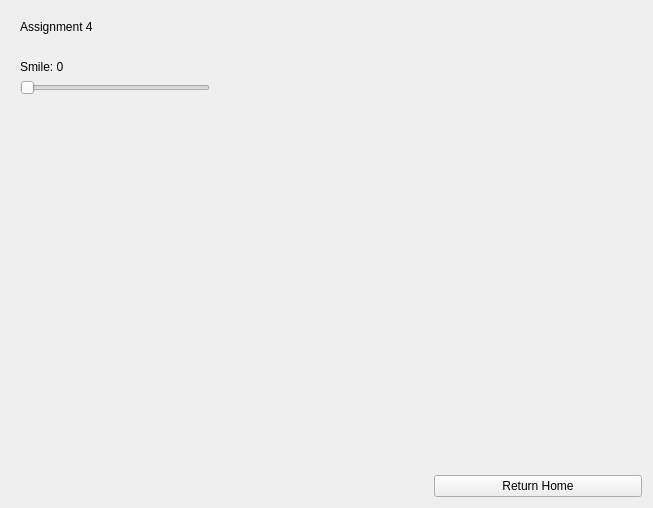
<?xml version="1.0" encoding="UTF-8"?>
<ui version="4.0">
 <class>Form</class>
 <widget class="QWidget" name="Form">
  <property name="geometry">
   <rect>
    <x>0</x>
    <y>0</y>
    <width>653</width>
    <height>508</height>
   </rect>
  </property>
  <property name="windowTitle">
   <string>Form</string>
  </property>
  <layout class="QGridLayout" name="gridLayout">
   <item row="1" column="2">
    <spacer name="horizontalSpacer">
     <property name="orientation">
      <enum>Qt::Horizontal</enum>
     </property>
     <property name="sizeHint" stdset="0">
      <size>
       <width>40</width>
       <height>20</height>
      </size>
     </property>
    </spacer>
   </item>
   <item row="2" column="2">
    <widget class="QPushButton" name="homeBtn">
     <property name="text">
      <string>Return Home</string>
     </property>
    </widget>
   </item>
   <item row="1" column="0">
    <widget class="QWidget" name="controlsBox" native="true">
     <layout class="QVBoxLayout" name="verticalLayout">
      <item>
       <widget class="QLabel" name="label">
        <property name="text">
         <string>Assignment 4</string>
        </property>
       </widget>
      </item>
      <item>
       <widget class="QLabel" name="label_3">
        <property name="text">
         <string/>
        </property>
       </widget>
      </item>
      <item>
       <widget class="QLabel" name="smileLabel">
        <property name="text">
         <string>Smile: 0</string>
        </property>
       </widget>
      </item>
      <item>
       <widget class="QSlider" name="smileSlider">
        <property name="maximum">
         <number>100</number>
        </property>
        <property name="singleStep">
         <number>1</number>
        </property>
        <property name="tracking">
         <bool>true</bool>
        </property>
        <property name="orientation">
         <enum>Qt::Horizontal</enum>
        </property>
       </widget>
      </item>
      <item>
       <spacer name="verticalSpacer">
        <property name="orientation">
         <enum>Qt::Vertical</enum>
        </property>
        <property name="sizeHint" stdset="0">
         <size>
          <width>20</width>
          <height>40</height>
         </size>
        </property>
       </spacer>
      </item>
     </layout>
    </widget>
   </item>
   <item row="2" column="0">
    <spacer name="horizontalSpacer_2">
     <property name="orientation">
      <enum>Qt::Horizontal</enum>
     </property>
     <property name="sizeHint" stdset="0">
      <size>
       <width>40</width>
       <height>20</height>
      </size>
     </property>
    </spacer>
   </item>
   <item row="2" column="1">
    <spacer name="horizontalSpacer_3">
     <property name="orientation">
      <enum>Qt::Horizontal</enum>
     </property>
     <property name="sizeHint" stdset="0">
      <size>
       <width>40</width>
       <height>20</height>
      </size>
     </property>
    </spacer>
   </item>
  </layout>
 </widget>
 <resources/>
 <connections/>
</ui>
